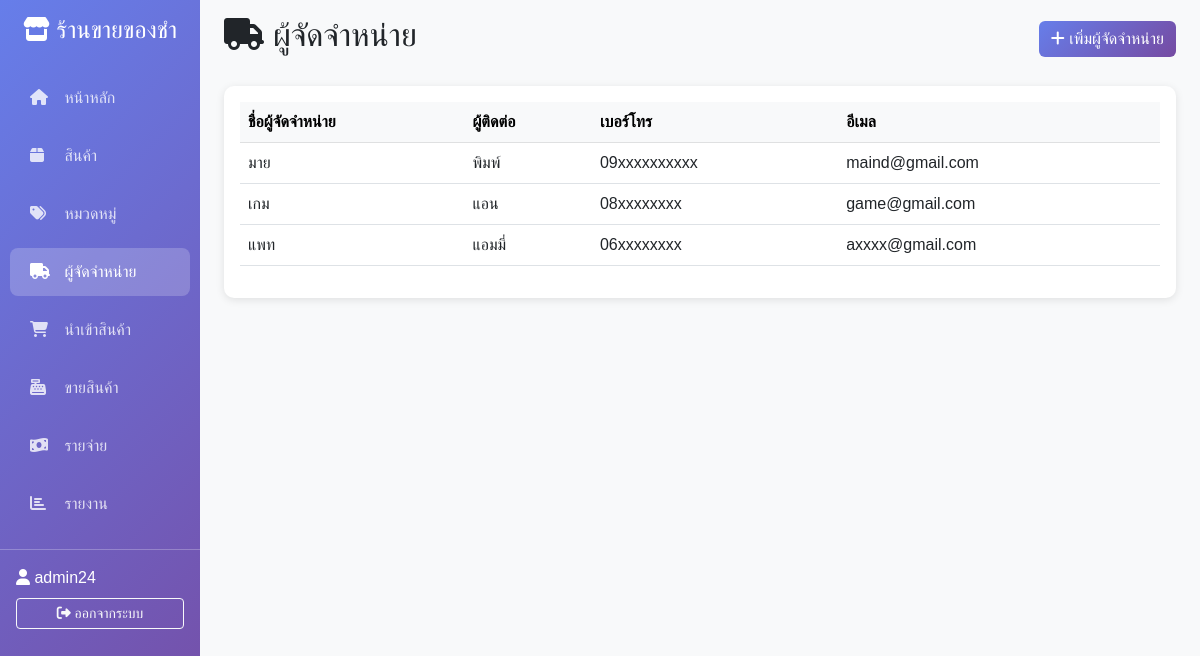
Page /suppliers/ (signed in) on the committed database.
### inventory/models.py (models this page shows, shortened)
class Supplier(models.Model):
    name = models.CharField(max_length=200, verbose_name="ชื่อผู้จัดจำหน่าย")
    contact_person = models.CharField(max_length=100, blank=True, verbose_name="ผู้ติดต่อ")
    phone = models.CharField(max_length=20, blank=True, verbose_name="เบอร์โทร")
    email = models.EmailField(blank=True, verbose_name="อีเมล")
    address = models.TextField(blank=True, verbose_name="ที่อยู่")
    created_at = models.DateTimeField(auto_now_add=True)
    class Meta:
        verbose_name = "ผู้จัดจำหน่าย"
        verbose_name_plural = "ผู้จัดจำหน่าย"

### inventory/views.py (the view)
# urls.py: path('suppliers/', views.supplier_list, name='supplier_list'),
@login_required
def supplier_list(request):
    suppliers = Supplier.objects.all()
    return render(request, 'supplier_list.html', {'suppliers': suppliers})

### templates/supplier_list.html (shortened to what this page needs)
{% extends 'base.html' %}
{% block content %}
<div class="d-flex justify-content-between align-items-center mb-4">
    <h2><i class="fas fa-truck"></i> ผู้จัดจำหน่าย</h2>
    <a href="{% url 'supplier_create' %}" class="btn btn-primary">
        <i class="fas fa-plus"></i> เพิ่มผู้จัดจำหน่าย
    </a>
</div>
<div class="card">
    <div class="card-body">
        <div class="table-responsive">
            <table class="table table-hover">
                <thead class="table-light">
                    <tr>
                        <th>ชื่อผู้จัดจำหน่าย</th>
                        <th>ผู้ติดต่อ</th>
                        <th>เบอร์โทร</th>
                        <th>อีเมล</th>
                    </tr>
                </thead>
                <tbody>
                    {% for supplier in suppliers %}
                    <tr>
                        <td>{{ supplier.name }}</td>
                        <td>{{ supplier.contact_person }}</td>
                        <td>{{ supplier.phone }}</td>
                        <td>{{ supplier.email }}</td>
                    </tr>
                    {% empty %}
                    <tr>
                        <td colspan="4" class="text-center text-muted">
                            <i class="fas fa-inbox"></i> ไม่มีข้อมูล
                        </td>
                    </tr>
                    {% endfor %}
                </tbody>
            </table>
        </div>
    </div>
</div>
{% endblock %}

### templates/base.html (shortened to what this page needs)
<!DOCTYPE html>
<html lang="th">
<head>
    <link href="https://cdnjs.cloudflare.com/ajax/libs/bootstrap/5.3.0/css/bootstrap.min.css" rel="stylesheet">
    <link href="https://cdnjs.cloudflare.com/ajax/libs/font-awesome/6.4.0/css/all.min.css" rel="stylesheet">
</head>
<body>
    {% if user.is_authenticated %}
    <div class="container-fluid">
        <div class="row">
            <nav class="col-md-2 d-md-block sidebar">
                <div class="position-sticky pt-3">
                    <h4 class="text-white text-center mb-4">
                        <i class="fas fa-store"></i> ร้านขายของชำ
                    </h4>
                    <ul class="nav flex-column">
                        <li class="nav-item">
                            <a class="nav-link {% if request.resolver_match.url_name == 'dashboard' %}active{% endif %}" href="{% url 'dashboard' %}">
                                <i class="fas fa-home"></i> หน้าหลัก
                            </a>
                        </li>
                        <li class="nav-item">
                            <a class="nav-link {% if 'product' in request.resolver_match.url_name %}active{% endif %}" href="{% url 'product_list' %}">
                                <i class="fas fa-box"></i> สินค้า
                            </a>
                        </li>
                        <li class="nav-item">
                            <a class="nav-link {% if 'category' in request.resolver_match.url_name %}active{% endif %}" href="{% url 'category_list' %}">
                                <i class="fas fa-tags"></i> หมวดหมู่
                            </a>
                        </li>
                        <li class="nav-item">
                            <a class="nav-link {% if 'supplier' in request.resolver_match.url_name %}active{% endif %}" href="{% url 'supplier_list' %}">
                                <i class="fas fa-truck"></i> ผู้จัดจำหน่าย
                            </a>
                        </li>
                        <li class="nav-item">
                            <a class="nav-link {% if 'purchase' in request.resolver_match.url_name %}active{% endif %}" href="{% url 'purchase_list' %}">
                                <i class="fas fa-shopping-cart"></i> นำเข้าสินค้า
                            </a>
                        </li>
                        <li class="nav-item">
                            <a class="nav-link {% if 'sale' in request.resolver_match.url_name %}active{% endif %}" href="{% url 'sale_list' %}">
                                <i class="fas fa-cash-register"></i> ขายสินค้า
                            </a>
                        </li>
                        <li class="nav-item">
                            <a class="nav-link {% if 'expense' in request.resolver_match.url_name %}active{% endif %}" href="{% url 'expense_list' %}">
                                <i class="fas fa-money-bill-wave"></i> รายจ่าย
                            </a>
                        </li>
                        <li class="nav-item">
                            <a class="nav-link {% if 'report' in request.resolver_match.url_name %}active{% endif %}" href="{% url 'report_monthly' %}">
                                <i class="fas fa-chart-bar"></i> รายงาน
                            </a>
                        </li>
                    </ul>
                    <hr class="text-white">
                    <div class="px-3">
                        <p class="text-white mb-2">
                            <i class="fas fa-user"></i> {{ user.username }}
                        </p>
                        <a href="{% url 'logout' %}" class="btn btn-outline-light btn-sm w-100">
                            <i class="fas fa-sign-out-alt"></i> ออกจากระบบ
                        </a>
                    </div>
                </div>
            </nav>
            <main class="col-md-10 ms-sm-auto px-md-4">
                <div class="pt-3 pb-2 mb-3">
                    {% block content %}{% endblock %}
                </div>
            </main>
        </div>
    </div>
    {% else %}
    {% block auth_content %}{% endblock %}
    {% endif %}
</body>
</html>

### templates/base.html (style rules this page uses)
body { font-family: 'Sarabun', sans-serif; background-color: #f8f9fa; }
.sidebar { min-height: 100vh; background: linear-gradient(135deg, #667eea 0%, #764ba2 100%); padding: 0; }
.sidebar .nav-link { color: rgba(255,255,255,0.8); padding: 12px 20px; margin: 5px 10px; border-radius: 8px; transition: all 0.3s; }
.sidebar .nav-link:hover, .sidebar .nav-link.active { background-color: rgba(255,255,255,0.2); color: white; }
.sidebar .nav-link i { margin-right: 10px; width: 20px; }
.card { border: none; border-radius: 10px; box-shadow: 0 2px 8px rgba(0,0,0,0.1); margin-bottom: 20px; }
.btn-primary { background: linear-gradient(135deg, #667eea 0%, #764ba2 100%); border: none; }
.table { background-color: white; }

### rows in the picture
Supplier: name "มาย", contact_person "พิมพ์", phone "09xxxxxxxxxx", email "maind@gmail.com"
Supplier: name "เกม", contact_person "แอน", phone "08xxxxxxxx", email "game@gmail.com"
Supplier: name "แพท", contact_person "แอมมี่", phone "06xxxxxxxx", email "axxxx@gmail.com"

### other values in the picture
{{ user.username }} "admin24"
